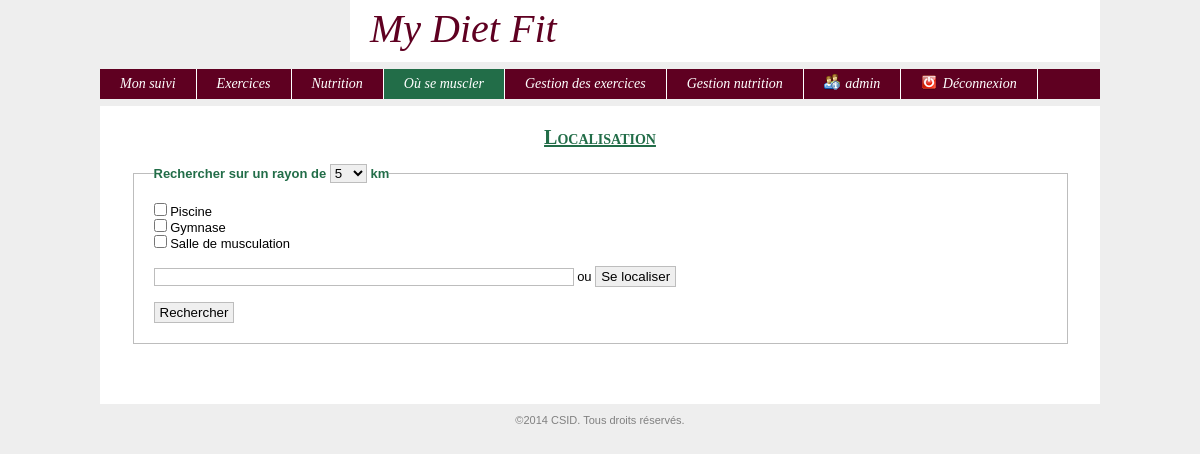
Screenshot of /index.php?uc=localisation&action=frmLocalisation (signed in) with the database file from the repository.
### tables this page shows
CREATE TABLE IF NOT EXISTS `typesalle` (
  `idTypeSalle` int(11) unsigned NOT NULL AUTO_INCREMENT,
  `libelleTypeSalle` varchar(45) NOT NULL DEFAULT '',
  PRIMARY KEY (`idTypeSalle`)
);

### modules/fonctions/php/identification.inc.php (called while the page is built, shortened)
<?php
function estConnecte($idUtilisateur = null, $login = null)
{
	$result = isset($_SESSION['idUtilisateur']) && !empty($_SESSION['idUtilisateur']);
	return $result;
}
?>

### modules/fonctions/php/typeSalle.inc.php (called while the page is built, shortened)
<?php
function getLesTypesSalles()
{
	$req = "SELECT * FROM typeSalle";
	$conx = connexion();
	$res = mysql_query($req, $conx) or die("<u>Erreur SQL (getLesTypesSalles)</u>: ".mysql_error()." <br>");
	$lesTypesSalles = array();
	$ligne = mysql_fetch_assoc($res);
	while($ligne != false)
	{
		$lesTypesSalles[] = $ligne;
		$ligne = mysql_fetch_assoc($res);
	}
	return $lesTypesSalles;
}
?>

### vues/v_frmLocalisation.php (the view, shortened to what this page needs)
<div align="left">
<form action="index.php?uc=localisation&action=vdLocalisation" id="Recherche" method="POST" <?php if(!$display) echo 'style="display: none"'; ?>>
<fieldset style="width:95%">
	<legend>Rechercher sur un rayon de <select name="rayon">
										<option <?php if($rayon==5) echo "selected" ?>>5</option>
									</select> km </legend>
	<?php foreach($lesTypesSalles as $unTypeSalle) { ?>
		<input type="checkbox"
		name="typeSalle[]" value="<?php echo $unTypeSalle['idTypeSalle'] ?>"> <?php echo $unTypeSalle['libelleTypeSalle'] ?>
		<br>
	<?php } ?>
	<br>
	<input type="text" name="adresse" id="address" value="<?php echo $adresse ?>" size='50'> ou <input type="button" value="Se localiser" onclick="getLocation()">
	<br> <br>
	<input type="submit" value="Rechercher"/>
</fieldset>
</form>
</div>
<br>
<br>

### rows the page displays
typesalle: libelleTypeSalle "Piscine"
typesalle: libelleTypeSalle "Gymnase"
typesalle: libelleTypeSalle "Salle de musculation"

### other values shown
$_SESSION['login'] "admin"
$titre "Localisation"
